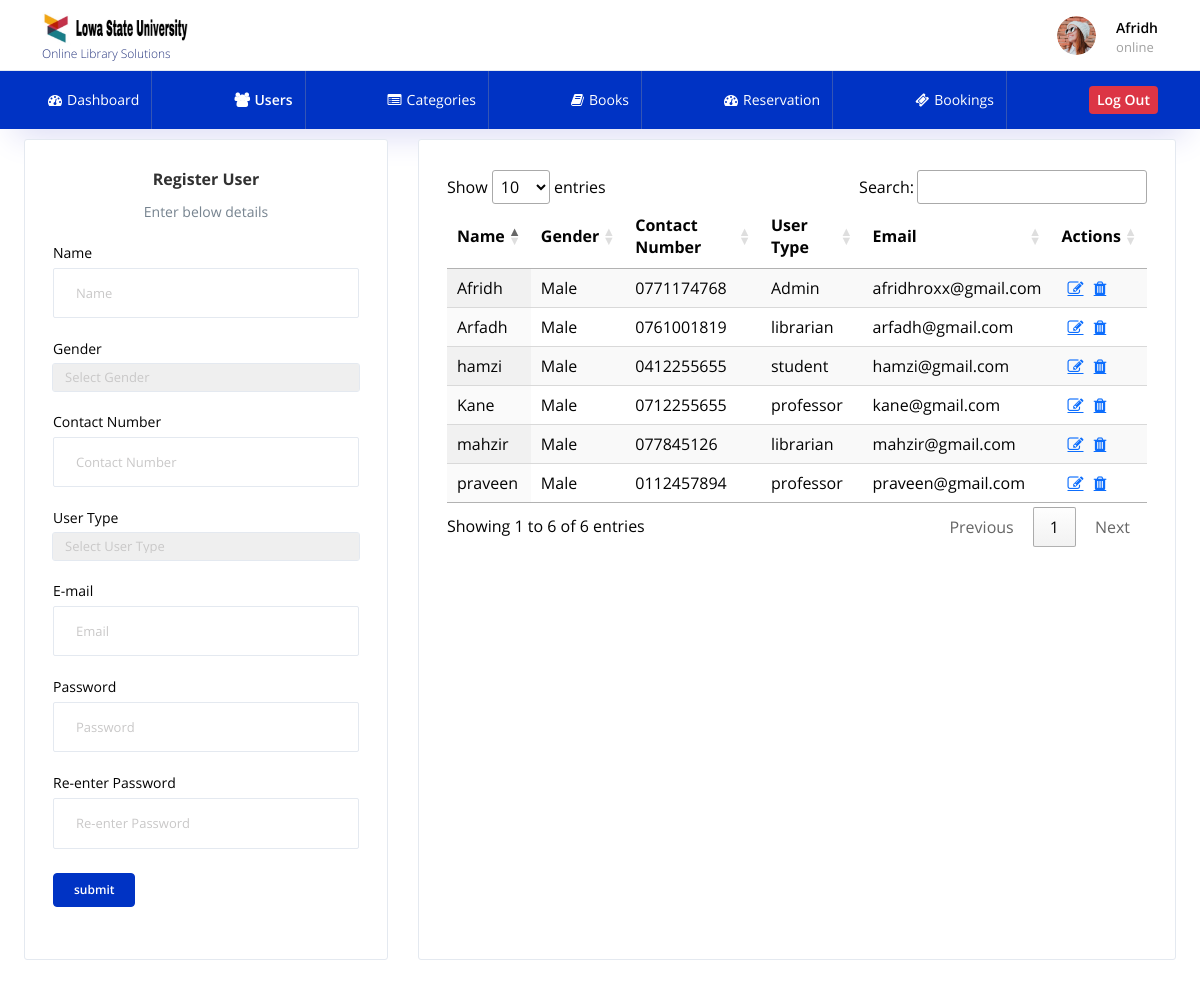
Page /users.php (signed in) on the committed database.
### tables this page shows
CREATE TABLE `user` (
  `id` int(11) NOT NULL,
  `name` varchar(100) NOT NULL,
  `gender` varchar(10) NOT NULL,
  `contact_number` varchar(15) NOT NULL,
  `user_type` varchar(20) NOT NULL,
  `email` varchar(50) NOT NULL,
  `password` text NOT NULL,
  `status` int(1) NOT NULL
);

### users.php (the view, shortened to what this page needs)
<?php require_once('php/users.php');?>
<?php require_once('header.php'); ?>
<div class="row">
 <div class="col-4 grid-margin stretch-card">
 <div class="card">
 <div class="card-body">
<center>
    <h4 class="card-title"><?php if(isset($eid)){echo "Upadate User";}else{echo "Register User";} ?></h4>
    <p class="card-description">Enter below details</p>
  </center>
  <form class="forms-sample" method="post">
    <div class="form-group">
      <label>Name</label>
      <input type="text" class="form-control" placeholder="Name"
      name="name"
      value="<?php if(isset($name)){echo $name;} elseif(isset($eid)){echo $row_eid['name'];} ?>" required>
    </div>
     <div class="form-group">
      <label>Gender</label>
      <select class="form-control" name="gender" required>
        <option hidden>Select Gender</option>
      </select>
     </div>
    <div class="form-group">
      <label>Contact Number</label>
      <input type="text" class="form-control" placeholder="Contact Number"
      name="contact_number"
      value="<?php if(isset($contact_number)){echo $contact_number;} elseif(isset($eid)){echo $row_eid['contact_number'];} ?>" required>
    </div>
    <?php if(!isset($eid)) { ?>
    <div class="form-group">
      <label>User Type</label>
      <select class="form-control" onchange="getval(this);"
      name="user_type" required>
        <option hidden>Select User Type</option>
      </select>
    </div>
    <?php } ?>
    <?php if(!isset($eid)) { ?>
    <div class="form-group">
      <label>E-mail</label>
      <input type="text" class="form-control"  placeholder="Email"
      name="email" required>
    </div>
    <?php } ?>
    <?php if(!isset($eid)) { ?>
    <div class="form-group">
      <label>Password</label>
      <input type="password" class="form-control"  placeholder="Password"
      name="password1" required>
    </div>
    <div class="form-group">
      <label>Re-enter Password</label>
      <input type="password" class="form-control" placeholder="Re-enter Password"
      name="password2" required>
    </div>
    <?php } ?>
    <div>
    <input type="submit" class="btn btn-primary me-2" value="<?php if(isset($eid)){echo "update";} else{echo "submit";} ?>"
        name="<?php if(isset($eid)){echo "update";} else{echo "submit";} ?>">
    </div><br>
  </form>
  </div>
  </div>
  </div>
<div class="col-sm-8 stretch-card grid-margin">
<div class="card">
<div class="card-body">
  <table id="table_id" class="display">
    <thead>
      <tr>
        <th>Name</th>
        <th>Gender</th>
        <th>Contact Number</th>
        <th>User Type</th>
        <th>Email</th>
        <th>Actions</th>
      </tr>
    </thead>
  <tbody>
    <?php
      $selectQuery = "SELECT * FROM user WHERE status=1";
      $runQuery = $conn->query($selectQuery);
      while($row=mysqli_fetch_array($runQuery))
      {
    ?>
      <tr>
        <td><?php echo $row['name']; ?></td>
        <td><?php echo $row['gender']; ?></td>
        <td><?php echo $row['contact_number']; ?></td>
        <td><?php echo $row['user_type']; ?></td>
        <td><?php echo $row['email']; ?></td>
        <td>
          <a href="users.php?eid=<?php echo $row['id']; ?>"
          i class="fa fa-pencil-square-o" aria-hidden="true"></i></a>
          <a href="users.php?did=<?php echo $row['id']; ?>"
          i class="fa fa-trash" aria-hidden="true"></i></a>
        </td>
      </tr>
    <?php } ?>
  </tbody>
  </table>
</div>
</div>
</div>
</div>
</div>
<?php require_once('footer.php'); ?>

### assets/css/my_style.css (style rules this page uses)
.fa { padding-left: 6px; }

### rows in the picture
user: name "Afridh", gender "Male", contact_number "0771174768", user_type "Admin", email "afridhroxx@gmail.com"
user: name "hamzi", gender "Male", contact_number "0412255655", user_type "student", email "hamzi@gmail.com"
user: name "Kane", gender "Male", contact_number "0712255655", user_type "professor", email "kane@gmail.com"
user: name "Arfadh", gender "Male", contact_number "0761001819", user_type "librarian", email "arfadh@gmail.com"
user: name "praveen", gender "Male", contact_number "0112457894", user_type "professor", email "praveen@gmail.com"
user: name "mahzir", gender "Male", contact_number "077845126", user_type "librarian", email "mahzir@gmail.com"

### other values in the picture
$_SESSION["retfhtgj_name"] "Afridh"
